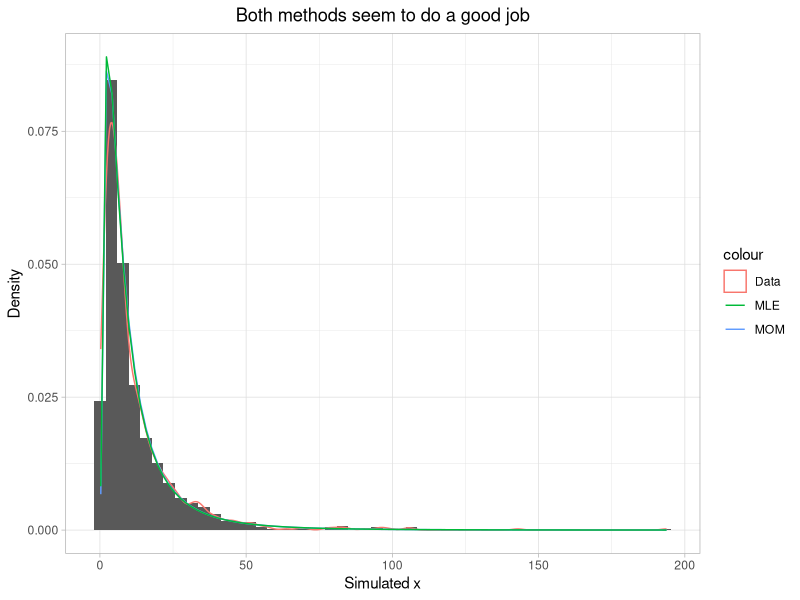

Reproduce this figure in R.
# HW9: Log normal distribution
#
# In this exercise, we will study Log Normal distribution. 
# A log-normal distribution is a continuous probability distribution 
# of a random variable whose logarithm is normally distributed. 
# Thus, if the random variable X is log-normally distributed, 
# then Y = ln(X) has a normal distribution.
# Source: https://en.wikipedia.org/wiki/Log-normal_distribution
#
# 1. Set the random seed to zero and save the random seed vector to `seed`. 
#    (hint: use the command `seed <- .Random.seed`).
#    Generate 1000 samples from a log-normal distribution
#    with parameters `meanlog = 2`, `sdlog = 1`, add with random
#    noise from a normal distribution with mean 0 and standard deviation 0.05.
#    To do this, you should use:
#      - `set.seed()` to set random seed
#      - `rlnorm()` to generate random variables from log-normal distribution
#      - `rnorm()` to generate random variables from normal distribution
#    Save the generated vector into `x`.
## Do not modify this line!
set.seed(0)
seed <- .Random.seed
x<-rlnorm(1000,meanlog = 2,sdlog = 1)+rnorm(1000,0,0.05)

# 2. Now we want to estimate the parameters from these simulated points.
#    Let's create a function `mom_lnorm` that takes an input `par`, a
#    vector of length 2, representing respectively `meanlog` and `sdlog` 
#    in the log-normal distribution. 
#    The function will output a vector of length 2, representing respectively 
#    the expectation and variance of the log-normal distribution.
#    Note: `expectation = exp(meanlog + 0.5 * sdlog^2)`,
#          `variance = exp(2 * meanlog + sdlog^2) * (exp(sdlog^2) - 1)`.
#    Example: `mom_lnorm(c(1, 1))` would return `[1]  4.481689 34.512613`.
#    Then create a function factory `obj_lnorm_factory` that takes an input `x`
#    representing the data, and return a function which takes an input `par` as
#    parameter and returns the sum of squared error between the 
#    true mean and variance of `x` and the log-normal distribution
#    specified by `par`.
#    Example: `obj_lnorm_factory(c(0, 1))(c(1, 1))` would return `[1] 1172.712`.
## Do not modify this line!

mom_lnorm<-function(par){
  meanlog<-par[1]
  sdlog<-par[2]
  c(expectation = exp(meanlog + 0.5 * sdlog^2),
    variance = exp(2 * meanlog + sdlog^2) * (exp(sdlog^2) - 1))
}
mom_lnorm(c(1, 1))

obj_lnorm_factory<-function(x){
  m<-c(mean(x),var(x))
  function(par){
    d<-mom_lnorm(par)
    sum((m-d)^2)
  }
}
obj_lnorm_factory(c(0, 1))(c(1, 1))
# 3. (1) Create a function `par_lnorm` to estimate the parameters (the 
#    moments of the distribution) from the data.
#    Goal: estimate the parameters that minimize the squared difference
#    between the true and estimated moments with a confidence interval.
#    Input: `x`, representing the data.
#    Output: # A tibble: 2 x 5
#              parameter value     se lower upper
#              <chr>     <dbl>  <dbl> <dbl> <dbl>
#            1 mu_mom      ...    ...   ...   ...
#            2 sd_mom      ...    ...   ...   ...
#    where
#    `mu_mom` is the estimate for `meanlog`.
#    `sd_mom` is the estimate for `sdlog`.
#    `se` is the standard error of the estimate.
#    `lower` and `upper` are the lower and upper bound
#    of the 95% confidence interval.
#    You can use:
#    - `optim()` to compute the optimal value.
#      - Set startpoint as `c(1, 1)`.
#      - Set `fn` to `obj_lnorm_factory(x)`.
#      - Set `hessian` to `TRUE`.
#    - `solve()` to compute the inverse of hessian matrix.
#    - `sqrt()` and `diag()` to compute the standard error.
#    - `tibble()` to create a tibble.
#    (2) Use `par_lnorm` with the data `x` simulated in question 1 to estimate 
#    the moments. Save the tibble to `result_mom`.
#    Save the estimate of `meanlog` to scalar `mu_mom`.
#    Save the estimate of `sdlog` to scalar `sd_mom`.
## Do not modify this line!
library(tibble)
par_lnorm<-function(x){
  est<-optim(c(1, 1),obj_lnorm_factory(x),hessian=TRUE)
  par<-est$par
  h<-est$hessian
  sd<-sqrt(diag(solve(h)))
  print(h)
  print(par)
  print(sd)
  t<-tibble(parameter=c("mu_mom","sd_mom"),
         value=c(par[1],par[2]),
         se=c(sd[1],sd[2]),
         lower=c(value-1.96*se),
         upper=c(value+1.96*se))
  return(t)
}
result_mom<-par_lnorm(x)
result_mom
mu_mom<-result_mom[[1,2]]
sd_mom<-result_mom[[2,2]]

# 4. After using the method of moments, let's try maximum likelihood estimators.
#    Create a function `nll_lnorm` to calculate the negative log-likelihood
#    of our data under the parameters. The function will take two inputs `par`,
#    a vector of length two representing the moments, and `x`, the data. 
#    It returns the negative loglikelihood.
#    To do this, you can use:
#      - `dlnorm()` to calculate the likelihood
#      - specify `log = TRUE` to calculate the loglikelihood.
#    Then use your `nll_lnorm()` and `optim()` to estimate the parameters
#    (i.e. minimize the negative loglikelihood). Choose your startpoint to be `c(1, 1)`.
#    Save your estimated parameter `meanlog` into `mu_mle` and `sdlog` into `sd_mle`.
## Do not modify this line!

nll_lnorm<-function(par,x){
  distribution<-dlnorm(x,par[1],par[2],log=T)
  log_like<--sum(distribution)
  return(log_like)
}
optimization<-optim(c(1,1),nll_lnorm,x=x)$par
mu_mle<-optimization[1]
sd_mle<-optimization[2]

# 5. Compare the result of MOM and MLE by ploting the estimated density curves
#    together on the same plot.
#    You should first load `ggplot2` and then add a histogram and the estimated
#    density of the original `x`, then add the two estimated density curves.
#    To do this, you can use:
#      - `as.data.frame()` to tranform `x` into a dataframe.
#      - `ggplot()` to initialize a ggplot object.
#        Set `aes(x = x)`.
#      - `geom_histogram()` to add an histogram with density scale.
#        - set `y` to `..density..` in the aesthetics and specify `bins=50`.
#      - `geom_density()` to add the density curve.
#        - specify `color = "Data"`.
#      - `stat_function` to add the two curves for MOM and MLE.
#        - specify `color = "MOM"` and `color = "MLE"` for each curve.
#      - `labs()` to format the labels such that:
#        - `title = "Both methods seem to do a good job"`.
#        - `x = "Simulated x"`.
#        - `y = "Density"`.
#      - `theme_light()` to change the theme of plots.
#      - `theme()` to change the title and subtitle to the middle of the plot.
#        - Set its argument `plot.title` using `element_text(hjust = 0.5)`.
#    Save your figure into `compare_plot`.
#    
## Do not modify this line!

library(ggplot2)
x<-as.data.frame(x)
compare_plot<-ggplot(data=x,aes(x=x))+
  geom_histogram(aes(y=..density..),bins=50)+
  geom_density(aes(color="Data"))+
  stat_function(fun=function(x) dlnorm(x,mu_mom,sd_mom),aes(color="MOM"))+
  stat_function(fun=function(x) dlnorm(x,mu_mle,sd_mle),aes(color="MLE"))+
  labs(title="Both methods seem to do a good job",
       x = "Simulated x",
       y = "Density")+theme_light()+theme(plot.title=element_text(hjust=0.5))
compare_plot


